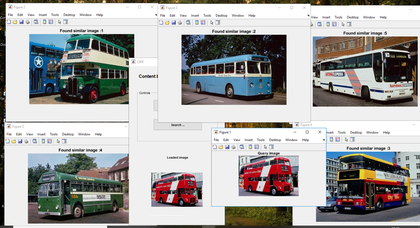
%> input picture images/3Capture.PNG, 420 x 228 px, shrunk from 1920 x 1041 before the run
$ octave --eval "result = featureVectorImg(imread('images/3Capture.PNG'));"   (GNU Octave 9; MATLAB toolbox functions it lacks are replaced by stand-ins)
%> lines starting %> are read from the running program, lines starting %| are printed output that depends on the picture
function ret = featureVectorImg(image)


% calculate color moment and local binary pattern of target image
cm = colorMoment(image);
localBinaryPattern = localBP(image, 3);

localBinaryPattern = localBinaryPattern(:);
localBinaryPattern = localBinaryPattern'; %Transpose and vectorize

% Return the vector
ret = [cm localBinaryPattern];
end

function cm = colorMoment(image)

% Compute colour moment of target image based on Stricker Orengo algorithm

image = rgb2hsv(image);
%> image: size 228x420x3 double; mean H, S, V 0.228, 0.188, 0.678

H = double(image(:, :, 1));
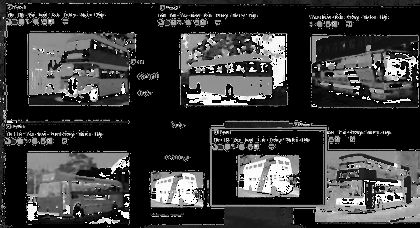
%> H: size 228x420 double; min 0, max 0.999, mean 0.228
H = H(:);
S = double(image(:, :, 2));
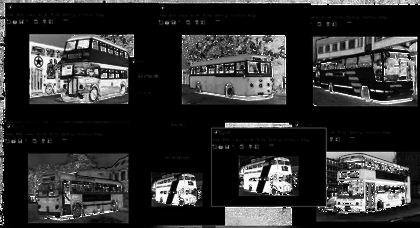
%> S: size 228x420 double; min 0, max 1, mean 0.188
S = S(:);
V = double(image(:, :, 3));
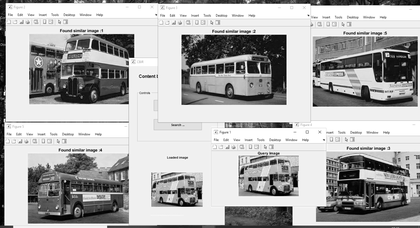
%> V: size 228x420 double; min 0, max 1, mean 0.678
V = V(:);

% Calculate mean, standard deviation and skew of each channel
meanH = mean(H);
%> meanH = 0.228
sdH = std(H);
%> sdH = 0.301
skewH = skewness(H);
%> skewH = 1.1

meanS = mean(S);
%> meanS = 0.188
sdS = std(S);
%> sdS = 0.276
skewS = skewness(S);
%> skewS = 1.45

meanV = mean(V);
%> meanV = 0.678
sdV = std(V);
%> sdV = 0.327
skewV = skewness(V);
%> skewV = -0.7
%> in featureVectorImg, `cm = colorMoment(image);`: cm = [0.228 0.301 1.1 0.188 0.276 1.45 0.678 0.327 -0.7]

cm = zeros(1, 9);
cm(1, :) = [meanH, sdH, skewH, meanS, sdS, skewS, meanV, sdV, skewV];

end

function res = localBP(image, radius)
%> called with radius = 3

%Calculate local binary pattern of the input image with given number of
%sampling points and predtermined radius. Create Histogram

% Check if the input image is RGB and convert to grayscale
if size(image, 3) == 3
    image = rgb2gray(image);
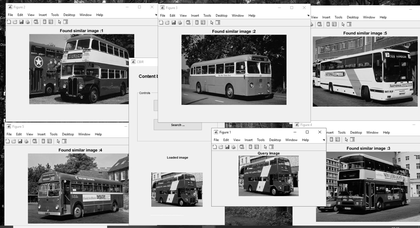
%> image: size 228x420 uint8; min 0, max 255, mean 164.4
end;
label = 2*radius + 1; %Radius chosen is 3. Calculate label size
C = round(label/2);

image = uint8(image);
rowMax = size(image,1)-label+1;
%> rowMax = 222
colMax = size(image,2)-label+1;
%> colMax = 414
buf = zeros(rowMax, colMax);

for i = 1:rowMax
    for j = 1:colMax
        val = image(i:i+label-1, j:j+label-1);
        val = val+1-val(C,C);
        val(val>0) = 1;
        buf(i,j) = val(C,label) + val(label,label)*2 + val(label,C)*4 + val(label,1)*8 + val(C,1)*16 + val(1,1)*32 + val(1,C)*64 + val(1,label)*128;
    end;
end;
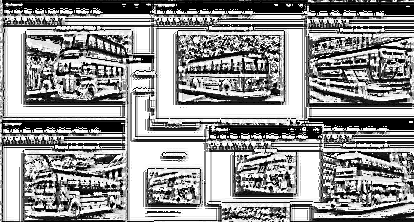
%> buf: size 222x414 double; min 0, max 255, mean 146.4
%> after the loop, val = [0 0 0 0 0 0 0; 0 0 0 0 0 0 0; 0 0 0 0 0 0 0; 1 1 1 1 1 0 1; 0 0 0 0 0 0 0; 0 0 0 0 0 0 0; 0 0 0 0 0 0 0]

res = hist(buf(:), 255);
%> res = 255 values, max 21231 at index 255, min 6 at index 170, mean 360.4
end
%> in featureVectorImg, `localBinaryPattern = localBP(image, 3);`: localBinaryPattern has the same summary as res in localBP
%> in featureVectorImg, `ret = [cm localBinaryPattern];`: ret = 264 values, max 21231 at index 264, min -0.7 at index 9, mean 348.2
%> `result = featureVectorImg(imread('images/3Capture.PNG'));`: result has the same summary as ret in featureVectorImg

$ run again, on images/Capture.PNG
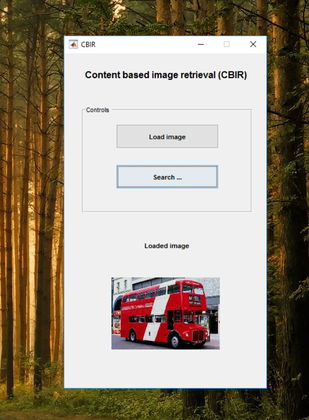
%> input picture images/Capture.PNG, 309 x 420 px, shrunk from 670 x 911 before the run
%> in colorMoment, `V = double(image(:, :, 3));`:
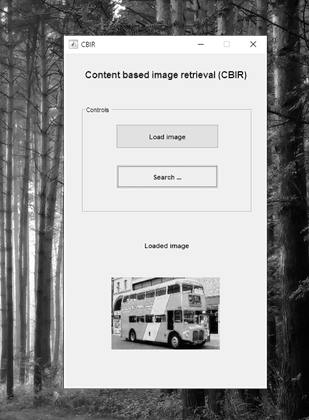
%> V: size 420x309 double; min 0, max 1, mean 0.625
%> meanH = 0.131
%> sdH = 0.211
%> skewH = 2.51
%> meanS = 0.369
%> sdS = 0.381
%> skewS = 0.258
%> meanV = 0.625
%> sdV = 0.34
%> skewV = -0.358
%> cm = [0.131 0.211 2.51 0.369 0.381 0.258 0.625 0.34 -0.358]
%> after the loop in localBP, `for i = 1:rowMax`:
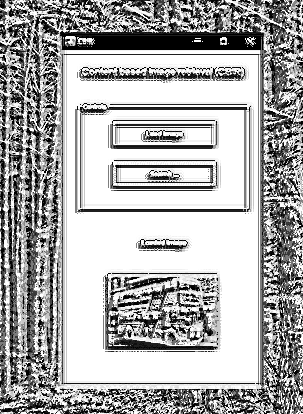
%> buf: size 414x303 double; min 0, max 255, mean 172.4
%> after the loop in localBP, `for i = 1:rowMax`: val = [1 1 1 1 1 1 1; 1 1 1 1 1 1 1; 1 1 1 1 1 1 1; 1 1 1 1 1 1 1; 1 1 1 1 1 1 1; 1 1 1 1 1 1 1; 1 1 1 1 1 1 1]
%> res = 255 values, max 48495 at index 255, min 17 at index 75, mean 491.9
%> localBinaryPattern has the same summary as res in localBP
%> ret = 264 values, max 48495 at index 264, min -0.358 at index 9, mean 475.2
%> result has the same summary as ret in featureVectorImg
